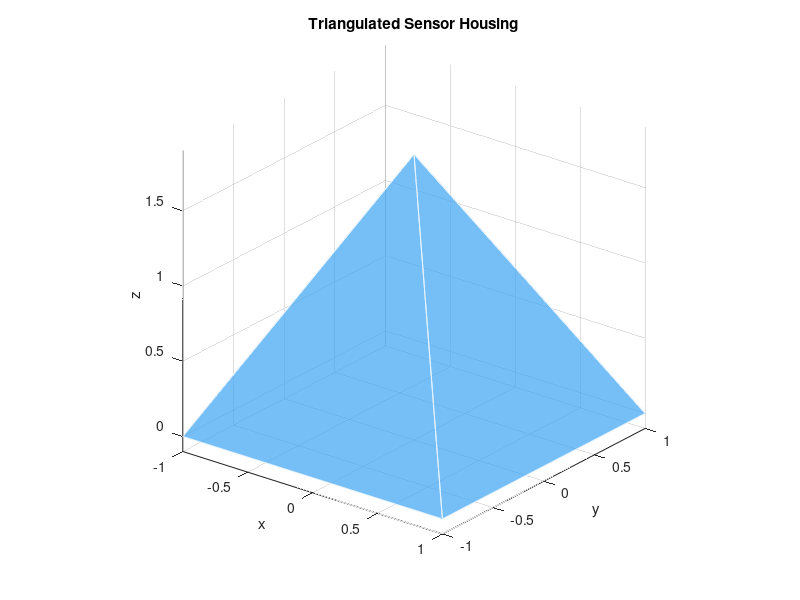

This chart was generated by the following MATLAB code:
vertices = [-1 -1 0; 1 -1 0; 1 1 0; -1 1 0; 0 0 1.8];
faces = [1 2 5; 2 3 5; 3 4 5; 4 1 5];

patch('Faces', faces, 'Vertices', vertices, 'FaceColor', [0.25 0.65 0.95], 'EdgeColor', [0.9 0.95 1.0], 'FaceAlpha', 0.72);
title('Triangulated Sensor Housing');
xlabel('x');
ylabel('y');
zlabel('z');
view(38, 24);
axis equal;
grid on;
